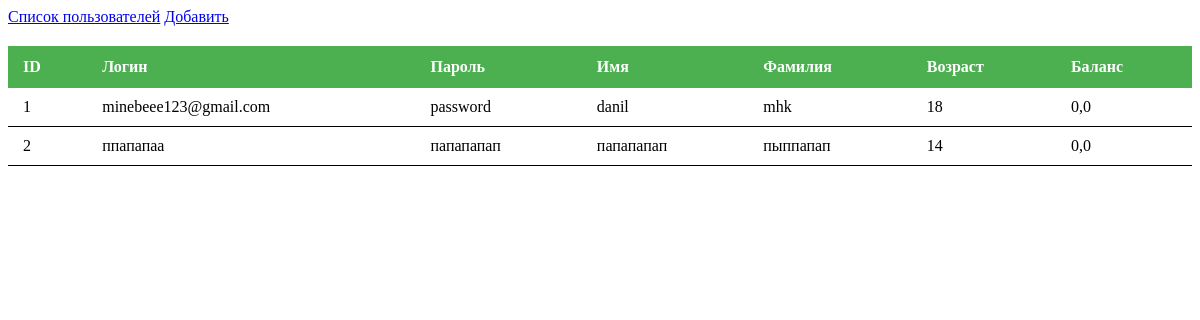
The app's page /users/, older data.
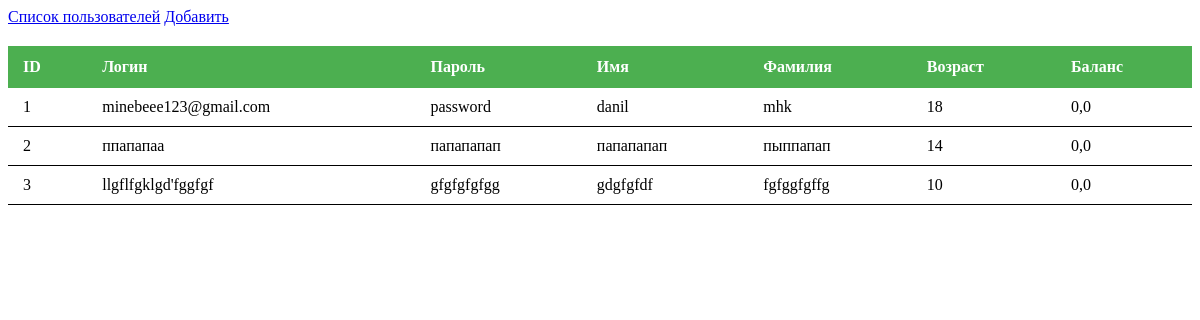
The same page, newer data.
### login/models.py (models this page shows)
class User(models.Model):
    login = models.CharField(max_length=200, unique=True)
    password = models.CharField(max_length=200)
    first_name = models.CharField(max_length=200)
    last_name = models.CharField(max_length=200)
    age = models.PositiveIntegerField()
    balance = models.FloatField(default=0.0)

### login/views.py (the view)
# urls.py: path('', RedirectView.as_view(url='/users/')),
def users(request):
    users = User.objects.all()
    return render(request, 'users.html', {'users': users})

### login/templates/users.html (shortened to what this page needs)
{% extends "base.html" %}
{% block content %}
        <table>
            <thead>
                <tr>
                    <th>ID</th>
                    <th>Логин</th>
                    <th>Пароль</th>
                    <th>Имя</th>
                    <th>Фамилия</th>
                    <th>Возраст</th>
                    <th>Баланс</th>
                </tr>
            </thead>
            <tbody>
                {% for user in users %}
                <tr>
                    <td>{{user.id}}</td>
                    <td>{{user.login}}</td>
                    <td>{{user.password}}</td>
                    <td>{{user.first_name}}</td>
                    <td>{{user.last_name}}</td>
                    <td>{{user.age}}</td>
                    <td>{{user.balance}}</td>
                </tr>
                {% endfor %}
            </tbody>
        </table>
{% endblock content %}

Row changes from the older to the newer data that the page shows:
added User: id "3", login "llgflfgklgd'fggfgf", password "gfgfgfgfgg", first_name "gdgfgfdf", last_name "fgfggfgffg", age "10", balance "0,0"
